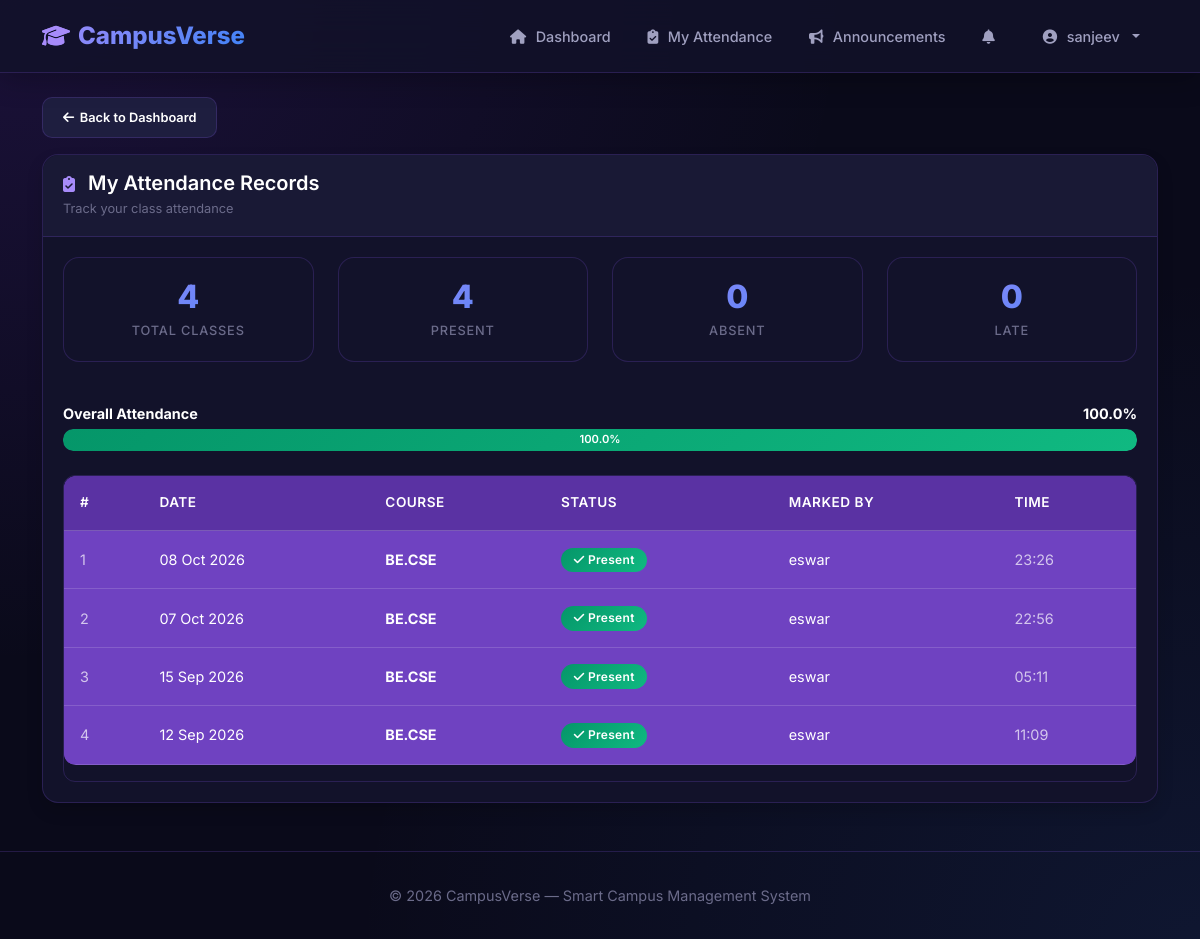
Screenshot of /attendance (signed in) with the database file from the repository.
### models.py (models this page shows, shortened)
class User(UserMixin, db.Model):
    __tablename__ = 'users'
    id = db.Column(db.Integer, primary_key=True)
    username = db.Column(db.String(80), unique=True, nullable=False)
    email = db.Column(db.String(120), unique=True, nullable=False)
    password_hash = db.Column(db.String(200), nullable=False)
    role = db.Column(db.String(20), nullable=False)
    full_name = db.Column(db.String(100), nullable=False)
    created_at = db.Column(db.DateTime, default=datetime.utcnow)
    is_active = db.Column(db.Boolean, default=True)
    student_profile = db.relationship(
        'StudentProfile',
        foreign_keys='StudentProfile.user_id',
        backref='user',
        uselist=False
    )
    faculty_profile = db.relationship(
        'FacultyProfile',
        foreign_keys='FacultyProfile.user_id',
        backref='user',
        uselist=False
    )
    announcements_seen = db.relationship(
        'AnnouncementSeen',
        backref='user',
        lazy=True
    )
    announcements_created = db.relationship(
        'Announcement',
        foreign_keys='Announcement.created_by',
        backref='creator',
        lazy=True
    )

class Attendance(db.Model):
    __tablename__ = 'attendance'
    id = db.Column(db.Integer, primary_key=True)
    student_id = db.Column(db.Integer, db.ForeignKey('users.id'))
    course = db.Column(db.String(50))
    date = db.Column(db.DateTime, default=datetime.utcnow)
    status = db.Column(db.String(20))
    marked_by = db.Column(db.Integer, db.ForeignKey('users.id'))
    marked_at = db.Column(db.DateTime, default=datetime.utcnow)
    student = db.relationship(
        'User',
        foreign_keys=[student_id],
        backref='attendance_as_student'
    )
    marker = db.relationship(
        'User',
        foreign_keys=[marked_by],
        backref='attendance_marked'
    )

### app.py (the view)
@app.route('/attendance')
@login_required
def view_attendance():
    if current_user.role != 'student':
        flash('Access denied', 'danger')
        return redirect(url_for('index'))
    attendance_records = Attendance.query.filter_by(student_id=current_user.id).order_by(Attendance.date.desc()).all()
    total = len(attendance_records)
    present = len([a for a in attendance_records if a.status == 'present'])
    absent = len([a for a in attendance_records if a.status == 'absent'])
    late = len([a for a in attendance_records if a.status == 'late'])
    return render_template('attendance.html',
                           attendance_records=attendance_records,
                           total=total,
                           present=present,
                           absent=absent,
                           late=late)

### app.py (called while the page is built)
@login_manager.user_loader
def load_user(user_id):
    return User.query.get(int(user_id))

### templates/attendance.html (shortened to what this page needs)
{% extends "base.html" %}
{% block content %}
<div class="row">
    <div class="col-md-12">
        <div class="mb-3 fade-in-up">
            <a href="{{ url_for('student_dashboard') }}" class="btn btn-light btn-sm">
                <i class="fas fa-arrow-left"></i> Back to Dashboard
            </a>
        </div>
        <div class="card shadow fade-in-up">
            <div class="card-header">
                <h4 class="mb-0"><i class="fas fa-clipboard-check me-2"></i> My Attendance Records</h4>
                <small class="text-muted">Track your class attendance</small>
            </div>
            <div class="card-body">
                <div class="row mb-4">
                    <div class="col-md-3 mb-3">
                        <div class="stat-card">
                            <div class="stat-value">{{ total }}</div>
                            <div class="stat-label">Total Classes</div>
                        </div>
                    </div>
                    <div class="col-md-3 mb-3">
                        <div class="stat-card">
                            <div class="stat-value text-success">{{ present }}</div>
                            <div class="stat-label">Present</div>
                        </div>
                    </div>
                    <div class="col-md-3 mb-3">
                        <div class="stat-card">
                            <div class="stat-value text-danger">{{ absent }}</div>
                            <div class="stat-label">Absent</div>
                        </div>
                    </div>
                    <div class="col-md-3 mb-3">
                        <div class="stat-card">
                            <div class="stat-value text-warning">{{ late }}</div>
                            <div class="stat-label">Late</div>
                        </div>
                    </div>
                </div>
                {% if total > 0 %}
                    {% set pct = (present / total * 100) %}
                    <div class="mb-4">
                        <div class="d-flex justify-content-between mb-1">
                            <strong>Overall Attendance</strong>
                            <strong>{{ "%.1f"|format(pct) }}%</strong>
                        </div>
                        <div class="progress" style="height: 22px;">
                            <div class="progress-bar bg-{{ 'success' if pct >= 75 else 'warning' if pct >= 50 else 'danger' }}"
                                 role="progressbar"
                                 style="width: {{ pct }}%;"
                                 aria-valuenow="{{ pct }}"
                                 aria-valuemin="0"
                                 aria-valuemax="100">
                                {{ "%.1f"|format(pct) }}%
                            </div>
                        </div>
                    </div>
                {% endif %}
                <div class="table-responsive">
                    <table class="table table-hover align-middle attendance-table">
                        <thead>
                            <tr>
                                <th>#</th>
                                <th>Date</th>
                                <th>Course</th>
                                <th>Status</th>
                                <th>Marked By</th>
                                <th>Time</th>
                            </tr>
                        </thead>
                        <tbody>
                            {% if attendance_records %}
                                {% for record in attendance_records %}
                                    <tr>
                                        <td class="text-muted">{{ loop.index }}</td>
                                        <td>{{ record.date.strftime('%d %b %Y') }}</td>
                                        <td><strong>{{ record.course }}</strong></td>
                                        <td>
                                            <span class="badge bg-{{ 'success' if record.status == 'present' else 'danger' if record.status == 'absent' else 'warning' }}">
                                                {% if record.status == 'present' %}
                                                    <i class="fas fa-check"></i>
                                                {% elif record.status == 'absent' %}
                                                    <i class="fas fa-times"></i>
                                                {% else %}
                                                    <i class="fas fa-clock"></i>
                                                {% endif %}
                                                {{ record.status|capitalize }}
                                            </span>
                                        </td>
                                        <td>
                                            {% if record.marker %}
                                                {{ record.marker.full_name }}
                                            {% else %}
                                                <span class="text-muted">System</span>
                                            {% endif %}
                                        </td>
                                        <td class="text-muted">
                                            {{ record.marked_at.strftime('%H:%M') if record.marked_at else '—' }}
                                        </td>
                                    </tr>
                                {% endfor %}
                            {% endif %}
                        </tbody>
                    </table>
                </div>
            </div>
        </div>
    </div>
</div>
{% endblock %}

### templates/base.html (shortened to what this page needs)
<!DOCTYPE html>
<html lang="en">
<head>
    <link href="https://cdn.jsdelivr.net/npm/bootstrap@5.3.0/dist/css/bootstrap.min.css" rel="stylesheet">
    <link href="https://cdnjs.cloudflare.com/ajax/libs/font-awesome/6.4.0/css/all.min.css" rel="stylesheet">
</head>
<body>
    <nav class="navbar navbar-expand-lg navbar-dark sticky-top">
        <div class="container">
            <a class="navbar-brand" href="{{ url_for('index') }}">
                <i class="fas fa-graduation-cap"></i> CampusVerse
            </a>
            <div class="collapse navbar-collapse" id="navbarNav">
                <ul class="navbar-nav ms-auto align-items-center">
                    {% if current_user.is_authenticated %}
                        {% if current_user.role == 'student' %}
                            <li class="nav-item">
                                <a class="nav-link" href="{{ url_for('student_dashboard') }}">
                                    <i class="fas fa-home"></i> Dashboard
                                </a>
                            </li>
                        {% elif current_user.role == 'faculty' %}
                            <li class="nav-item">
                                <a class="nav-link" href="{{ url_for('faculty_dashboard') }}">
                                    <i class="fas fa-home"></i> Dashboard
                                </a>
                            </li>
                        {% elif current_user.role == 'admin' %}
                            <li class="nav-item">
                                <a class="nav-link" href="{{ url_for('admin_dashboard') }}">
                                    <i class="fas fa-home"></i> Dashboard
                                </a>
                            </li>
                        {% endif %}
                        {% if current_user.role == 'student' %}
                            <li class="nav-item">
                                <a class="nav-link" href="{{ url_for('view_attendance') }}">
                                    <i class="fas fa-clipboard-check"></i> My Attendance
                                </a>
                            </li>
                        {% endif %}
                        <li class="nav-item">
                            <a class="nav-link" href="{{ url_for('view_announcements') }}">
                                <i class="fas fa-bullhorn"></i> Announcements
                            </a>
                        </li>
                        <li class="nav-item position-relative me-2">
                            <a class="nav-link" href="#" id="notificationBell">
                                <i class="fas fa-bell"></i>
                            </a>
                        </li>
                        <li class="nav-item dropdown">
                            <a class="nav-link dropdown-toggle" href="#" id="userDropdown" role="button"
                               data-bs-toggle="dropdown">
                                <i class="fas fa-user-circle"></i> {{ current_user.full_name }}
                            </a>
                        </li>
                    {% endif %}
                </ul>
            </div>
        </div>
    </nav>
    <main class="container my-4">
        {% block content %}{% endblock %}
    </main>
    <footer>
        <div class="container">
            <p class="mb-0">
                &copy; 2026 CampusVerse &mdash; Smart Campus Management System
            </p>
        </div>
    </footer>
</body>
</html>

### templates/attendance.html (style rules this page uses)
.attendance-table { background-color: #6f42c1 !important; color: #ffffff; }
.attendance-table thead th { background-color: #5a32a3 !important; color: #ffffff !important; border-color: rgba(255, 255, 255, 0.2); }
.attendance-table tbody td { background-color: #6f42c1 !important; color: #ffffff !important; border-color: rgba(255, 255, 255, 0.15); }
.attendance-table .text-muted { color: rgba(255, 255, 255, 0.7) !important; }

### rows the page displays
User: full_name "sanjeev"
Attendance: date "08 Oct 2026", course "BE.CSE", status "Present", marker.full_name "eswar", marked_at "23:26"
Attendance: date "07 Oct 2026", course "BE.CSE", status "Present", marker.full_name "eswar", marked_at "22:56"
Attendance: date "15 Sep 2026", course "BE.CSE", status "Present", marker.full_name "eswar", marked_at "05:11"
Attendance: date "12 Sep 2026", course "BE.CSE", status "Present", marker.full_name "eswar", marked_at "11:09"

### other values shown
{{ total }} "4"
{{ present }} "4"
{{ absent }} "0"
{{ late }} "0"
{{ "%.1f"|format(pct) }} "100.0"
